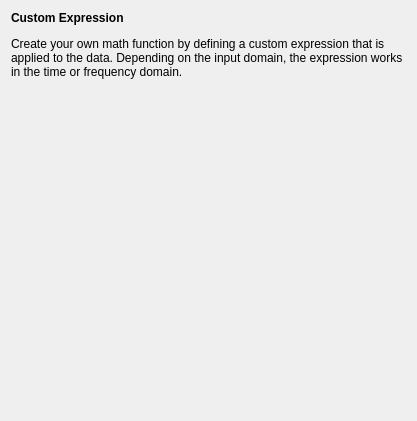
<?xml version="1.0" encoding="UTF-8"?>
<ui version="4.0">
 <class>ExpressionExplanationWidget</class>
 <widget class="QWidget" name="ExpressionExplanationWidget">
  <property name="geometry">
   <rect>
    <x>0</x>
    <y>0</y>
    <width>417</width>
    <height>421</height>
   </rect>
  </property>
  <property name="windowTitle">
   <string>Form</string>
  </property>
  <layout class="QVBoxLayout" name="verticalLayout">
   <item>
    <widget class="QLabel" name="widget">
     <property name="text">
      <string>&lt;html&gt;&lt;head/&gt;&lt;body&gt;&lt;p&gt;&lt;span style=&quot; font-weight:600;&quot;&gt;Custom Expression&lt;/span&gt;&lt;/p&gt;&lt;p&gt;Create your own math function by defining a custom expression that is applied to the data. Depending on the input domain, the expression works in the time or frequency domain.&lt;/p&gt;&lt;p&gt;&lt;br/&gt;&lt;/p&gt;&lt;/body&gt;&lt;/html&gt;</string>
     </property>
     <property name="wordWrap">
      <bool>true</bool>
     </property>
    </widget>
   </item>
   <item>
    <spacer name="verticalSpacer">
     <property name="orientation">
      <enum>Qt::Vertical</enum>
     </property>
     <property name="sizeHint" stdset="0">
      <size>
       <width>20</width>
       <height>251</height>
      </size>
     </property>
    </spacer>
   </item>
  </layout>
 </widget>
 <resources/>
 <connections/>
</ui>
